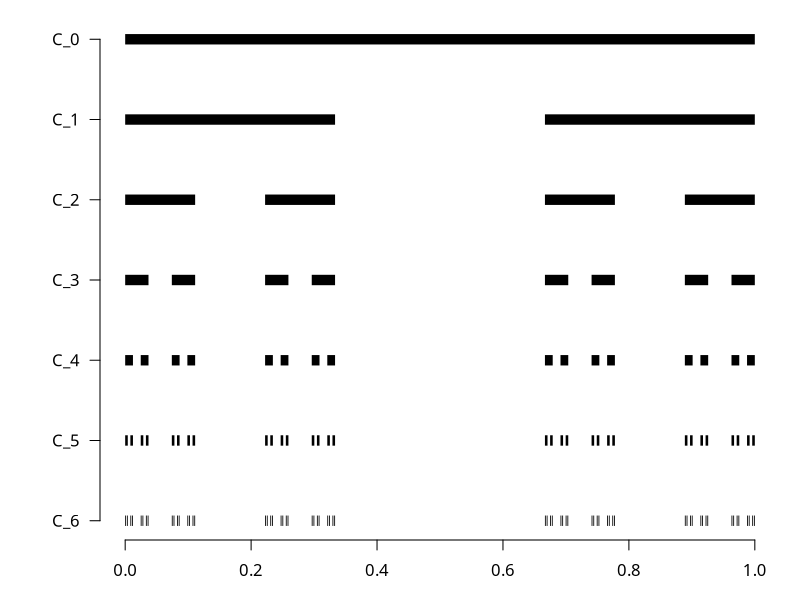

The R script that drew this image:
# Genera img/misura_cantor.png: le prime iterazioni della costruzione
# dell'insieme di Cantor (teoria_misura.md, §6), una riga per livello.

cantor_intervalli <- function(n) {
    intervalli <- matrix(c(0, 1), ncol = 2)
    for (k in seq_len(n)) {
        nuovi <- matrix(nrow = 0, ncol = 2)
        for (i in seq_len(nrow(intervalli))) {
            a <- intervalli[i, 1]
            b <- intervalli[i, 2]
            terzo <- (b - a) / 3
            nuovi <- rbind(nuovi, c(a, a + terzo), c(b - terzo, b))
        }
        intervalli <- nuovi
    }
    intervalli
}

n_livelli <- 6

# Spectral è il font usato dalla pagina GitHub (geoteo.net/static/style.css);
# richiede il device Cairo per essere referenziato per nome famiglia.
png("img/misura_cantor.png", width = 1400, height = 900, res = 150, type = "cairo")
par(mar = c(3, 5, 1, 1), family = "Spectral")
plot(NA, xlim = c(0, 1), ylim = c(n_livelli, 0),
     xlab = "", ylab = "", yaxt = "n", xaxt = "n", bty = "n")
axis(1, at = seq(0, 1, 0.2))
axis(2, at = 0:n_livelli, labels = paste0("C_", 0:n_livelli), las = 1)

for (livello in 0:n_livelli) {
    ins <- cantor_intervalli(livello)
    segments(ins[, 1], livello, ins[, 2], livello, lwd = 10, lend = 1, col = "black")
}

dev.off()
